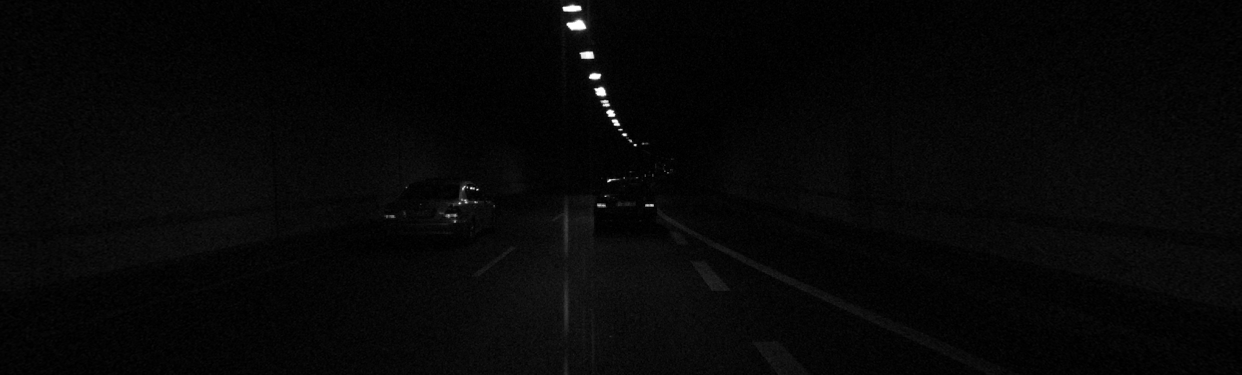
#> input picture Lab3ImageProcessing/ex/image.png, 1242 x 375 px
$ python linear_stretching.py
#> lines starting #> are read from the running program, lines starting #| are printed output that depends on the picture
import numpy as np
import cv2 as cv
from matplotlib import pyplot as plt

def linear_stretching(img,pmin,pmax):
    out = 255.*(img-pmin)/(pmax-pmin)
    return out
def percentile_linear_stretching(img,pmin,pmax):
    img[img<pmin]=pmin
    img[img>pmax]=pmax
    out = 255.*(img-pmin)/(pmax-pmin)
    return out

def plot_img_hist(stretched_img,hist_stretch,title):
    plt.subplot(1,2,1)
    plt.title('Original img')
    plt.imshow(img,cmap='gray',vmin=0,vmax=255)
    plt.subplot(1,2,2)
    plt.title(title)
    plt.imshow(stretched_img,cmap='gray',vmin=0,vmax=255)
    plt.show()

    plt.subplot(1,2,1)
    plt.title('Original img')
    plt.stem(hist)
    plt.subplot(1,2,2)
    plt.title(title)
    plt.stem(hist_stretch)
    plt.show()

def calculate_percentile(hist,percentile):
    tot_pixels = np.sum(hist)
    target=tot_pixels*percentile/100
    count=0
    for i in range(np.size(hist)):
        if(count>=target): #se ho raggiunto il target ritorno il valore di quel livello
            return i
        else:
            count+=hist[i] #incremento con numero di pixel associati a quel livello


#Reading the img
img = cv.imread("ex/image.png", cv.IMREAD_GRAYSCALE)
#> img is the input picture: shape (375, 1242); min 0, max 255, mean 6.8
hist, bins = np.histogram(img.flatten(), 256, [0,256])
#> hist = 256 values, max 51000 at index 5, min 0 at index 134, mean 1819.3; bins = 257 values from 0 to 256
print(calculate_percentile(hist,5))
#> in calculate_percentile, `tot_pixels = np.sum(hist)`: tot_pixels = 465750
#> in calculate_percentile, `target=tot_pixels*percentile/100`: target = 23287.5
#> the loop in calculate_percentile, `for i in range(np.size(hist)):` made 3 passes
#> count on passes 1 to 2: 11908, 38160
#> after the loop in calculate_percentile, `for i in range(np.size(hist)):`: count = 38160
#| 2
print(calculate_percentile(hist,95))
#> the loop in calculate_percentile, `for i in range(np.size(hist)):` made 16 passes
#> count on passes 1 to 12: 11908, 38160, 80410, 128337, 178072, 229072, 272311, 311906, 344724, 371360, 394747, 412067
#> after the loop in calculate_percentile, `for i in range(np.size(hist)):`: count = 442896
#| 15


#Pmin,Pmax = The minimum and maximum value of the image respectively.
stretched_img = linear_stretching(np.copy(img),np.min(img.flatten()),np.max(img.flatten()))
hist_stretch, bins_stretch = np.histogram(stretched_img.flatten(), 256, [0,256])
#> hist_stretch has the same summary as hist; bins_stretch = 257 values from 0 to 256
plot_img_hist(stretched_img,hist_stretch,"Pmin and Pmax as min and max value")
#> in plot_img_hist, `plt.show()`:
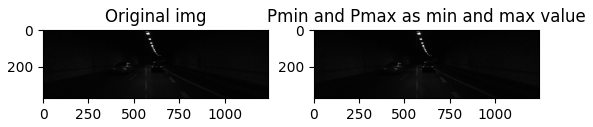
#> figure drawn by matplotlib, 2 panels
#> in plot_img_hist, `plt.show()`:
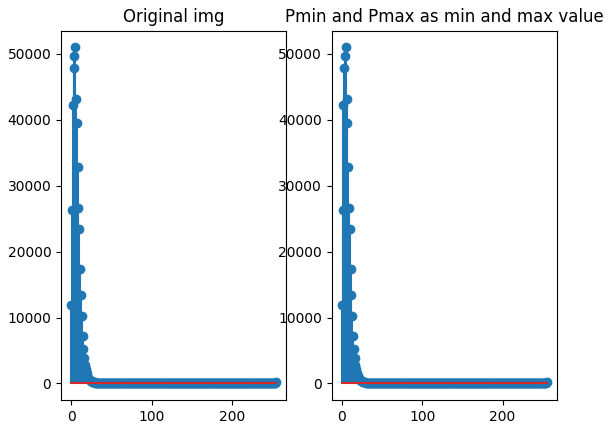
#> figure drawn by matplotlib, 2 panels; panel 1: curve peaks at x = 5, y = 51000; panel 2: curve peaks at x = 5, y = 51000


#Pmax=40 , Pmin = 0
stretched_img = linear_stretching(np.copy(img),0,40)
hist_stretch, bins_stretch = np.histogram(stretched_img.flatten(), 256, [0,256])
#> hist_stretch = 256 values, max 51000 at index 31, min 0 at index 1, mean 1813.1
plot_img_hist(stretched_img,hist_stretch,"Pmin=0 Pmax=40")
#> call 2 of plot_img_hist, with hist_stretch = array of shape (256,), title = 'Pmin=0 Pmax=40'
#> in plot_img_hist (call 2), `plt.show()`:
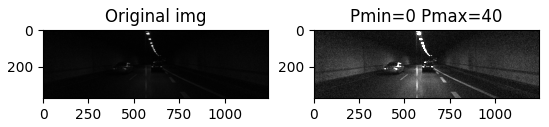
#> figure drawn by matplotlib, 2 panels
#> in plot_img_hist (call 2), `plt.show()`:
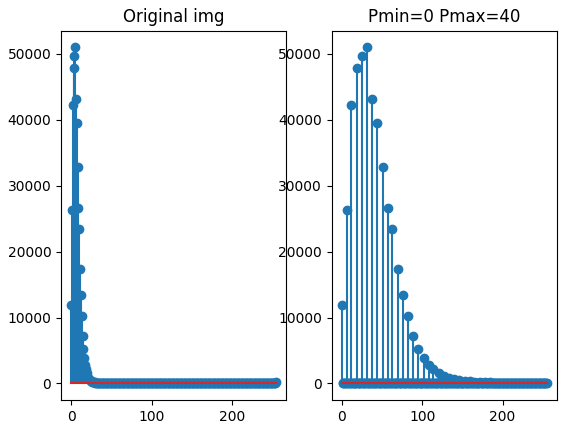
#> figure drawn by matplotlib, 2 panels; panel 1: curve peaks at x = 5, y = 51000; panel 2: curve peaks at x = 31, y = 51000

#pmin=5% and Pmax=95%
stretched_img = percentile_linear_stretching(np.copy(img),calculate_percentile(hist,5),calculate_percentile(hist,95))
#> after the loop in calculate_percentile, `for i in range(np.size(hist)):`: count = 38160
#> after the loop in calculate_percentile, `for i in range(np.size(hist)):`: count = 442896
#> in percentile_linear_stretching, `img[img>pmax]=pmax`:
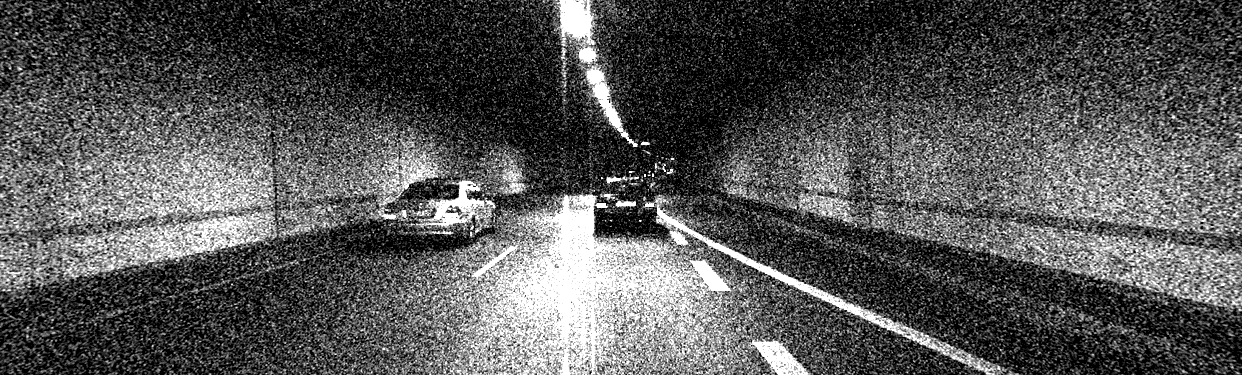
#> img: shape (375, 1242); min 2, max 15, mean 6.35; drawn with min black and max white
hist_stretch, bins_stretch = np.histogram(stretched_img.flatten(), 256, [0,256])
#> hist_stretch = 256 values, max 80410 at index 0, min 0 at index 1, mean 1819.3
plot_img_hist(stretched_img,hist_stretch,"pmin=5% and Pmax=95%")
#> call 3 of plot_img_hist, with hist_stretch = array of shape (256,), title = 'pmin=5% and Pmax=95%'
#> in plot_img_hist (call 3), `plt.show()`:
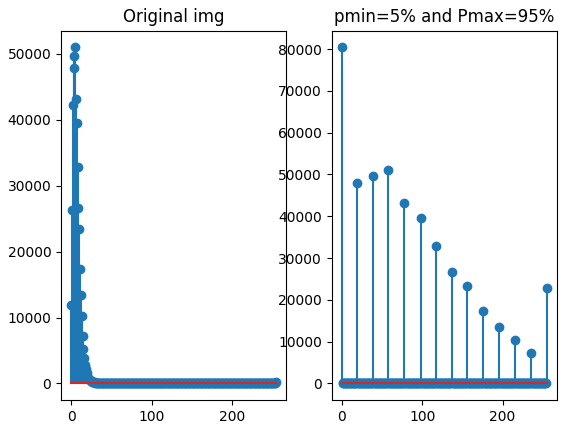
#> figure drawn by matplotlib, 2 panels; panel 1: curve peaks at x = 5, y = 51000; panel 2: curve peaks at x = 0, y = 80410
